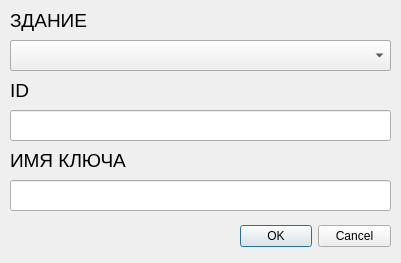
<?xml version="1.0" encoding="UTF-8"?>
<ui version="4.0">
    <class>Key_Create_Win</class>
    <widget class="QDialog" name="Key_Create_Win">
        <property name="geometry">
            <rect>
                <x>0</x>
                <y>0</y>
                <width>401</width>
                <height>263</height>
            </rect>
        </property>
        <property name="windowTitle">
            <string>Dialog</string>
        </property>
        <widget class="QDialogButtonBox" name="buttonBox">
            <property name="geometry">
                <rect>
                    <x>240</x>
                    <y>220</y>
                    <width>151</width>
                    <height>32</height>
                </rect>
            </property>
            <property name="orientation">
                <enum>Qt::Horizontal</enum>
            </property>
            <property name="standardButtons">
                <set>QDialogButtonBox::Cancel|QDialogButtonBox::Ok</set>
            </property>
        </widget>
        <widget class="QLabel" name="label_4">
            <property name="geometry">
                <rect>
                    <x>10</x>
                    <y>10</y>
                    <width>351</width>
                    <height>21</height>
                </rect>
            </property>
            <property name="font">
                <font>
                    <pointsize>14</pointsize>
                </font>
            </property>
            <property name="text">
                <string>ЗДАНИЕ</string>
            </property>
        </widget>
        <widget class="QLabel" name="label_6">
            <property name="geometry">
                <rect>
                    <x>10</x>
                    <y>150</y>
                    <width>381</width>
                    <height>21</height>
                </rect>
            </property>
            <property name="font">
                <font>
                    <pointsize>14</pointsize>
                </font>
            </property>
            <property name="text">
                <string>ИМЯ КЛЮЧА</string>
            </property>
        </widget>
        <widget class="QLineEdit" name="building_name">
            <property name="geometry">
                <rect>
                    <x>10</x>
                    <y>40</y>
                    <width>381</width>
                    <height>31</height>
                </rect>
            </property>
        </widget>
        <widget class="QLineEdit" name="key_name">
            <property name="geometry">
                <rect>
                    <x>10</x>
                    <y>180</y>
                    <width>381</width>
                    <height>31</height>
                </rect>
            </property>
        </widget>
        <widget class="QComboBox" name="building_box">
            <property name="geometry">
                <rect>
                    <x>10</x>
                    <y>40</y>
                    <width>381</width>
                    <height>31</height>
                </rect>
            </property>
        </widget>
        <widget class="QLineEdit" name="key_id">
            <property name="geometry">
                <rect>
                    <x>10</x>
                    <y>110</y>
                    <width>381</width>
                    <height>31</height>
                </rect>
            </property>
        </widget>
        <widget class="QLabel" name="label_7">
            <property name="geometry">
                <rect>
                    <x>10</x>
                    <y>80</y>
                    <width>351</width>
                    <height>21</height>
                </rect>
            </property>
            <property name="font">
                <font>
                    <pointsize>14</pointsize>
                </font>
            </property>
            <property name="text">
                <string>ID</string>
            </property>
        </widget>
    </widget>
    <resources/>
    <connections>
        <connection>
            <sender>buttonBox</sender>
            <signal>accepted()</signal>
            <receiver>Key_Create_Win</receiver>
            <slot>accept()</slot>
            <hints>
                <hint type="sourcelabel">
                    <x>248</x>
                    <y>254</y>
                </hint>
                <hint type="destinationlabel">
                    <x>157</x>
                    <y>274</y>
                </hint>
            </hints>
        </connection>
        <connection>
            <sender>buttonBox</sender>
            <signal>rejected()</signal>
            <receiver>Key_Create_Win</receiver>
            <slot>reject()</slot>
            <hints>
                <hint type="sourcelabel">
                    <x>316</x>
                    <y>260</y>
                </hint>
                <hint type="destinationlabel">
                    <x>286</x>
                    <y>274</y>
                </hint>
            </hints>
        </connection>
    </connections>
</ui>
